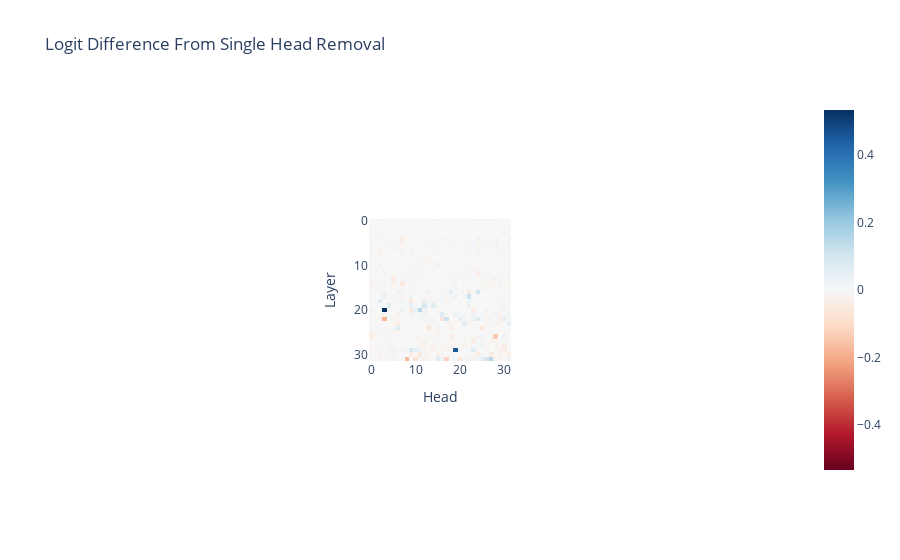

Write notebook code for a chart like this one.
### Markdown cell above
# Head Analysis

### Code cell
# Get head residuals
per_head_residual, labels = interv_cache.stack_head_results(
    layer=-1, pos_slice=-1, apply_ln=True, return_labels=True
)

head_logit_diff = []
head_correct_pos = []
prev_logits = model.unembed(model.ln_final(interv_cache['blocks.31.hook_resid_post'].detach().clone()))

# Iterate through each head
for component in per_head_residual:
    # Get final Resid
    final = interv_cache['blocks.31.hook_resid_post'][0,-1].detach().clone()

    # Remove component contribution
    final -= component[0]

    # Get new logits
    vocab_dist = vocab_project(model.ln_final(final), model)

    # Get logit diff and new rank
    head_logit_diff.append(prev_logits[0,-1,answer_tk].cpu().item() - vocab_dist[answer_tk].cpu().item())
    pos = torch.where(vocab_dist.sort(descending=True).indices == answer_tk)[0].item()
    head_correct_pos.append(pos)

# Convert to tensors
per_head_impact = torch.tensor(head_logit_diff)
per_head_rank = torch.tensor(head_correct_pos)

# Get top heads
top_heads = per_head_impact.topk(10).indices

# Rearrange diffs for plotting
per_head_impact = einops.rearrange(
    per_head_impact,
    "(layer head_index) -> layer head_index",
    layer=model.cfg.n_layers,
    head_index=model.cfg.n_heads,
)

# Rearrange ranks for plotting
per_head_rank = einops.rearrange(
    per_head_rank,
    "(layer head_index) -> layer head_index",
    layer=model.cfg.n_layers,
    head_index=model.cfg.n_heads,
)

# Plot diffs
imshow(
    per_head_impact,
    labels={"x": "Head", "y": "Layer"},
    title="Logit Difference From Single Head Removal",
)

# Plot ranks
imshow(
    per_head_rank,
    labels={"x": "Head", "y": "Layer"},
    title="Answer Rank After Single Head Removal",
)

### Figure 1 — Plotly figure (JSON) as saved in the notebook; plotly's stock layout.template omitted (floating-point values rounded to 4 significant figures; data arrays with more than 128 entries replaced by an {"elided": "..."} marker saying what was removed)
{"data": [{"coloraxis": "coloraxis", "hovertemplate": "Head: %{x}<br>Layer: %{y}<br>color: %{z}<extra></extra>", "name": "0", "type": "heatmap", "xaxis": "x", "yaxis": "y", "z": {"elided": "32x32 float values"}}], "layout": {"autosize": true, "coloraxis": {"cmid": 0, "colorscale": [[0, "rgb(103,0,31)"], [0.1, "rgb(178,24,43)"], [0.2, "rgb(214,96,77)"], [0.3, "rgb(244,165,130)"], [0.4, "rgb(253,219,199)"], [0.5, "rgb(247,247,247)"], [0.6, "rgb(209,229,240)"], [0.7, "rgb(146,197,222)"], [0.8, "rgb(67,147,195)"], [0.9, "rgb(33,102,172)"], [1, "rgb(5,48,97)"]]}, "title": {"text": "Logit Difference From Single Head Removal"}, "xaxis": {"anchor": "y", "autorange": true, "constrain": "domain", "domain": [0.4014, 0.5986], "range": [-0.5, 31.5], "scaleanchor": "y", "title": {"text": "Head"}}, "yaxis": {"anchor": "x", "autorange": true, "constrain": "domain", "domain": [0, 1], "range": [31.5, -0.5], "title": {"text": "Layer"}}}}
